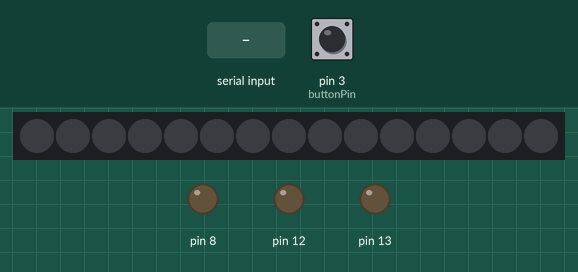
Simulated run of this sketch. Board: Arduino Uno, built with avr-gcc and run on an emulated ATmega328P. Shown: 15 RGB LEDs in strip order, left to right, output pins drawn as LEDs (lit = HIGH). The inputs (shaded band) are chosen by the test bench; at power-on: pin 3 (buttonPin) LOW. Dim RGB values are drawn brighter than linear.

Above: at 1.2 s.
1.3 s: byte 0 (0) received over Serial
At 1.9 s:
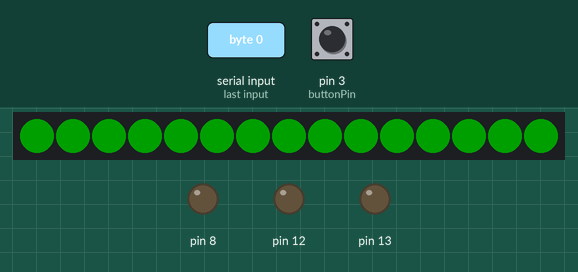
2.8 s: byte 1 (1) received over Serial
At 3.1 s:
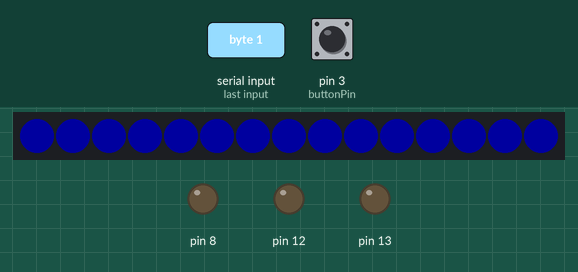
4.3 s: byte 3 (3) received over Serial
At 5.4 s:
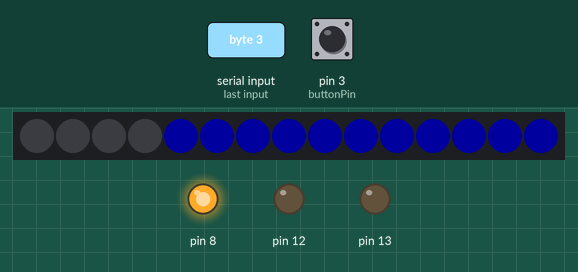
5.8 s: byte 6 (6) received over Serial
7.3 s: byte 4 (4) received over Serial
At 7.7 s:
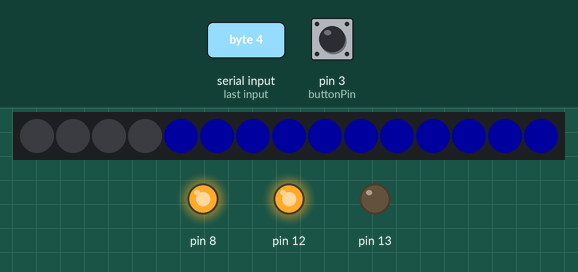
8.8 s: byte 5 (5) received over Serial
At 10.0 s:
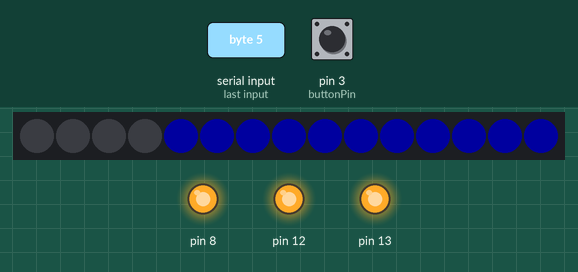
Timing chart, 0 to 11.3 s (numbered marks = the images above; inputs shaded):
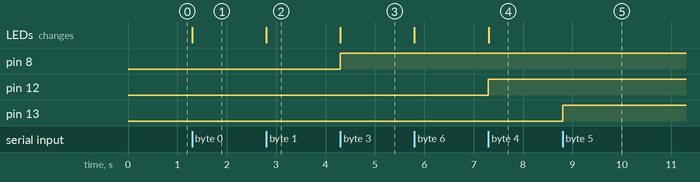

The sketch:

CyberVoice_Demo_VC_LED_Command.ino
```cpp
#include <Adafruit_NeoPixel.h>

// 建立燈條物件，參數為：共 15顆LED，資料線接在 Pin6
Adafruit_NeoPixel strip = Adafruit_NeoPixel(15, 6);

const byte buttonPin = 3;       // 按鈕接在 Pin 3
int buttonState = LOW;          // 儲存按鈕的狀態
unsigned long lastTime = 0;     // 儲存中斷觸發的時間
int id = 0;                     // 儲存 Serial 的回傳值

int gFunction[3][4] = {0};

void setup() {
  pinMode(buttonPin, INPUT);    // 將按鈕腳位設為數位輸入腳位
  pinMode(8, OUTPUT);
  pinMode(12, OUTPUT);
  pinMode(13, OUTPUT);

  Serial.begin(115200);         // 初始化 Serial 物件並設定 115200bps

  // 指定 1 號中斷發生 RISING (電位由低變高) 時，
  // 呼叫自訂的函式 myISR
  attachInterrupt(1, myISR, RISING);

  strip.begin();                // 將燈條物件初始化，並設為全暗
  strip.setBrightness(32);      // 將整體亮度降為 1/8
  strip.show();                 // 讓燈條顯示出所設定的狀態
}

void loop() {
  // 若偵測到 Serial 回傳值，儲存到 id
  if (Serial.available()) {
    id = Serial.read();

    // 依照 id 值來判斷應該執行哪一個特效
    switch (id) {
      // Serial 回傳 0，代表向 Serial 傳送指令執行成功
      case 0:
        showAll(0, 255, 0);  // 點亮所有 LED 的綠燈
        break;
      // Serial 回傳正整數，代表辨識到的指令 ID
      case 1:
        showAll(0, 0, 255);
        editFunction(gFunction);
        break;
      case 3:
        showAll(0, 0, 0);
        doFunction(gFunction[0]);
        break;
      case 4:
        showAll(0, 0, 0);
        doFunction(gFunction[1]);
        break;
      case 5:
        showAll(0, 0, 0);
        doFunction(gFunction[2]);
        break;
      default:
        break;
    }
  }
}


//  自訂的中斷處理函式
void myISR() {
  // 不同的按壓開關硬體，可能需使用不同的時間間隔來消除彈跳，
  // 若測試按鈕時發現異常，請嘗試調整時間間隔
  if (millis() - lastTime > 200) { // 距上次中斷已超過一段時間
    if (buttonState == LOW)
    {
      buttonState = HIGH;
      // 向 Serial 傳送指令，開始錄音
      Serial.println("CYB6");
    }
    else
    {
      buttonState = LOW;
      // 向 Serial 傳送指令，停止錄音
      Serial.println("CYB2");
    }

    lastTime = millis();  // 記錄本次中斷的時間
  }
}

void editFunction(int function[3][4]) {
  int editing = 1;
  int cmd = -1;
  while(editing) {
    if (Serial.available()) {
      id = Serial.read();
      if ((id != 2 && id != 3 && id != 4 && id != 5) && (cmd != 0 && cmd != 1 && cmd != 2))
        continue;
      switch (id) {
        case 2:
          editing = 0;
          showCurrentCmd(-1);
          showAll(0, 0, 0);
          break;
        case 3:
          cmd = 0;
          showCurrentCmd(0);
          doFunction(function[0]);
          break;
        case 4:
          cmd = 1;
          showCurrentCmd(1);
          doFunction(function[1]);
          break;
        case 5:
          cmd = 2;
          showCurrentCmd(2);
          doFunction(function[2]);
          break;
        case 6:
          if (function[cmd][0] == 0) {
            function[cmd][0] = 1;
            strip.setPixelColor(0, 255, 255, 255);
          }
          else  {
            function[cmd][0] = 0;
            strip.setPixelColor(0, 0, 0, 0);
          }
          strip.show();
          break;
        case 7:
          if (function[cmd][1] == 0) {
            function[cmd][1] = 1;
            strip.setPixelColor(1, 255, 255, 255);
          }
          else  {
            function[cmd][1] = 0;
            strip.setPixelColor(1, 0, 0, 0);
          }
          strip.show();
          break;
        case 8:
          if (function[cmd][2] == 0) {
            function[cmd][2] = 1;
            strip.setPixelColor(2, 255, 255, 255);
          }
          else  {
            function[cmd][2] = 0;
            strip.setPixelColor(2, 0, 0, 0);
          }
          strip.show();
          break;
        case 9:
          if (function[cmd][3] == 0) {
            function[cmd][3] = 1;
            strip.setPixelColor(3, 255, 255, 255);
          }
          else  {
            function[cmd][3] = 0;
            strip.setPixelColor(3, 0, 0, 0);
          }
          strip.show();
          break;
        default:
          break;
      }
    }
  }
}

void doFunction(int function[4]) {
  for (int i = 0; i < 4; i++) {
    if (function[i] == 1)
      strip.setPixelColor(i, 255, 255, 255);
    else
      strip.setPixelColor(i, 0, 0, 0);
  }
  strip.show();    // 讓燈條顯示出來
}

void showCurrentCmd(int cmd) {
  if (cmd == 0) {
    digitalWrite(8, HIGH);
    digitalWrite(12, LOW);
    digitalWrite(13, LOW);
  }
  else if (cmd == 1) {
    digitalWrite(8, HIGH);
    digitalWrite(12, HIGH);
    digitalWrite(13, LOW);
  }
  else if (cmd == 2) {
    digitalWrite(8, HIGH);
    digitalWrite(12, HIGH);
    digitalWrite(13, HIGH);
  }
  else {
    digitalWrite(8, LOW);
    digitalWrite(12, LOW);
    digitalWrite(13, LOW);
  }
}

// 點亮所有 LED, 並顯示出來
void showAll(int r, int g, int b) {
  for (int i = 0; i < strip.numPixels(); i++) {
    strip.setPixelColor(i, r, g, b);
  }
  strip.show();    // 讓燈條顯示出來
}
```

Measured:
- after the input at 1.3 s, the LEDs: change at once (image 1)
- after the input at 2.8 s, the LEDs: change at once (image 2)
- after the input at 4.3 s, pin 8: LOW → HIGH at once; the LEDs: change at once (image 3)
- after the input at 7.3 s, pin 12: LOW → HIGH at once; the LEDs: change at once (image 4)
- after the input at 8.8 s, pin 13: LOW → HIGH at once
